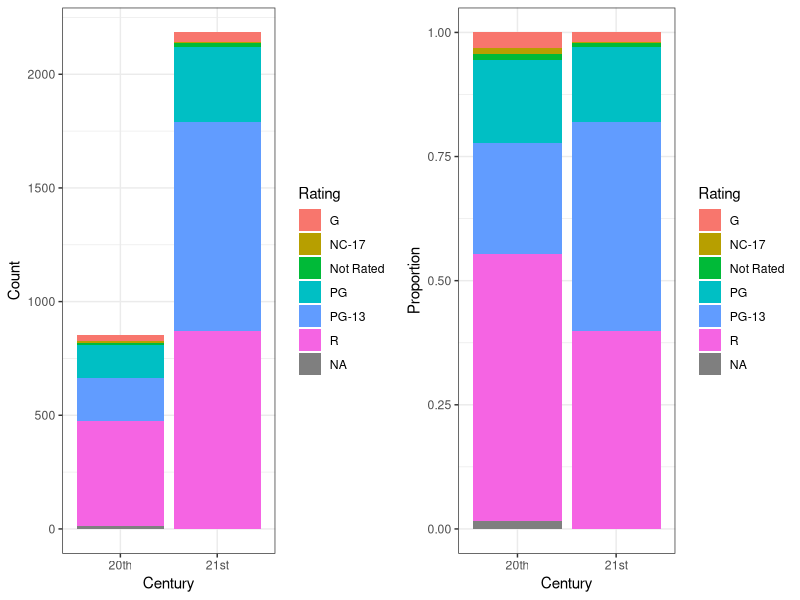
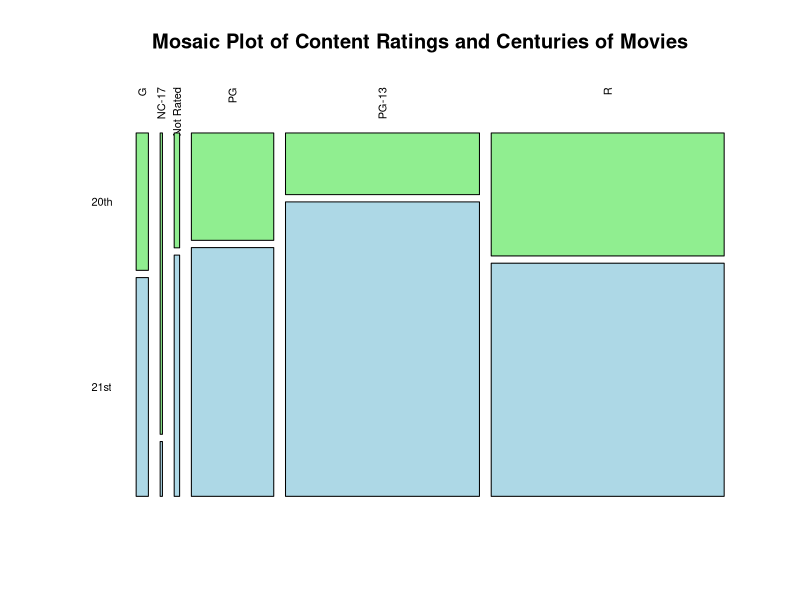

These figures' R source, in order:
## ---- chunk 1
library(dplyr)
library(ggplot2)
library(gridExtra)
## ---- chunk 2
movies <- read.csv("../datasets/movies.csv")
## ---- chunk 3
movies <- movies |> 
  mutate(newCent = ifelse(title_year >= 2000, "21st", "20th"))
## ---- chunk 4
table(movies$content_rating, movies$newCent)
## ---- chunk 5
p1 <- ggplot(movies, aes(x = newCent, fill = content_rating)) +
  geom_bar() +
  xlab("Century") +
  ylab("Count") +
  labs(fill = "Rating") +
  theme_bw()

p2 <- ggplot(movies, aes(x = newCent, fill = content_rating)) +
  geom_bar(position = "fill") +
  xlab("Century") +
  ylab("Proportion") +
  labs(fill = "Rating") +
  theme_bw()

grid.arrange(p1, p2, ncol=2)
## ---- chunk 6
mosaicplot(table(movies$content_rating, movies$newCent), color = c("lightgreen", "lightblue"), main = "Mosaic Plot of Content Ratings and Centuries of Movies", las = 2)
